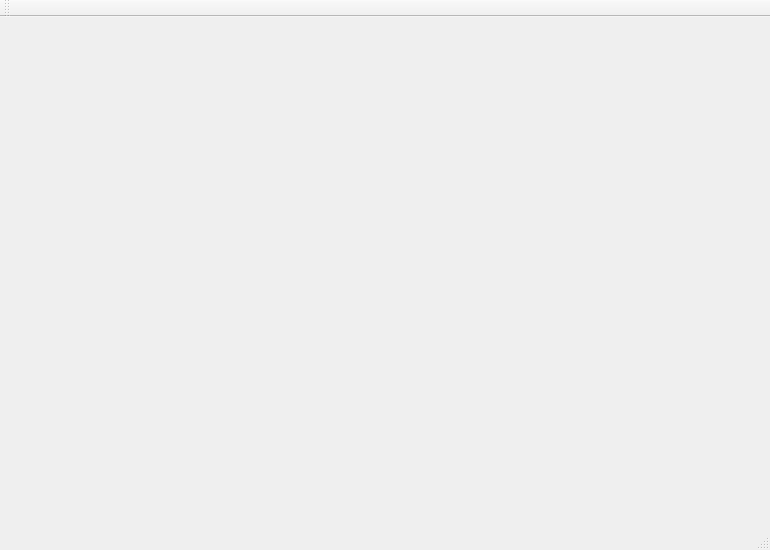
<?xml version="1.0" encoding="UTF-8"?>
<ui version="4.0">
 <class>DCameraMainWindow</class>
 <widget class="QMainWindow" name="DCameraMainWindow">
  <property name="geometry">
   <rect>
    <x>0</x>
    <y>0</y>
    <width>770</width>
    <height>550</height>
   </rect>
  </property>
  <property name="sizePolicy">
   <sizepolicy hsizetype="Preferred" vsizetype="Preferred">
    <horstretch>0</horstretch>
    <verstretch>0</verstretch>
   </sizepolicy>
  </property>
  <property name="windowTitle">
   <string>Camera App</string>
  </property>
  <widget class="QWidget" name="centralWidget"/>
  <widget class="QMenuBar" name="menuBar">
   <property name="geometry">
    <rect>
     <x>0</x>
     <y>0</y>
     <width>770</width>
     <height>27</height>
    </rect>
   </property>
  </widget>
  <widget class="QStatusBar" name="statusBar"/>
  <widget class="QToolBar" name="mainToolBar">
   <property name="windowTitle">
    <string>toolBar</string>
   </property>
   <attribute name="toolBarArea">
    <enum>TopToolBarArea</enum>
   </attribute>
   <attribute name="toolBarBreak">
    <bool>false</bool>
   </attribute>
  </widget>
 </widget>
 <layoutdefault spacing="6" margin="11"/>
 <resources/>
 <connections/>
 <slots>
  <slot>StartCamera()</slot>
  <slot>StopCamera()</slot>
  <slot>CaptureImage()</slot>
  <slot>PauseCamera()</slot>
 </slots>
</ui>
